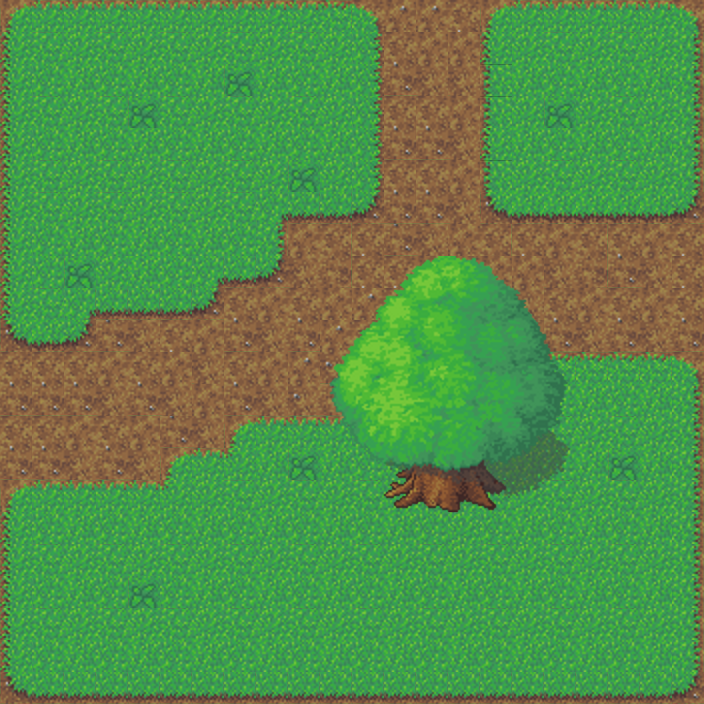

This game map was drawn from its Tiled (.tmx) file and the tilesets committed beside it. A one-line description and the trimmed map source follow:
An orthogonal 22x22 tile map with 32x32 px tiles, 3 tile layers (background, foreground, top), 2 tilesets and 13 objects (treeMask).

<map version="1.0" orientation="orthogonal" width="22" height="22" tilewidth="32" tileheight="32">
 <tileset firstgid="1" name="grass-tiles-2-small" tilewidth="32" tileheight="32">
  <image source="resources/grass-tiles-2-small.png" width="384" height="192" />
 </tileset>
 <tileset firstgid="73" name="tree2-final" tilewidth="32" tileheight="32">
  <image source="resources/tree2-final.png" width="256" height="256" />
 </tileset>
 <layer name="background" width="22" height="22">
  <data>[484 cells, 484 non-empty, 29 distinct tile ids]</data>
 </layer>
 <layer name="foreground" width="22" height="22">
  <data>[484 cells, 8 non-empty, 8 distinct tile ids]</data>
 </layer>
 <layer name="top" width="22" height="22">
  <data>[484 cells, 56 non-empty, 56 distinct tile ids]</data>
 </layer>
 <objectgroup name="collision" width="22" height="22">
  <object name="treeMask" x="384" y="448" width="128" height="64" />
  <object x="546" y="108" width="25" height="17" />
  <object x="226" y="76" width="25" height="17" />
  <object x="132" y="108" width="25" height="17" />
  <object x="292" y="172" width="25" height="17" />
  <object x="67" y="268" width="25" height="17" />
  <object x="130" y="586" width="25" height="17" />
  <object x="290" y="458" width="25" height="17" />
  <object x="613" y="460" width="25" height="17" />
  <object x="0" y="-12" width="704" height="32" />
  <object x="704" y="0" width="32" height="704" />
  <object x="0" y="704" width="704" height="32" />
  <object x="-32" y="0" width="32" height="704" />
 </objectgroup>
</map>
